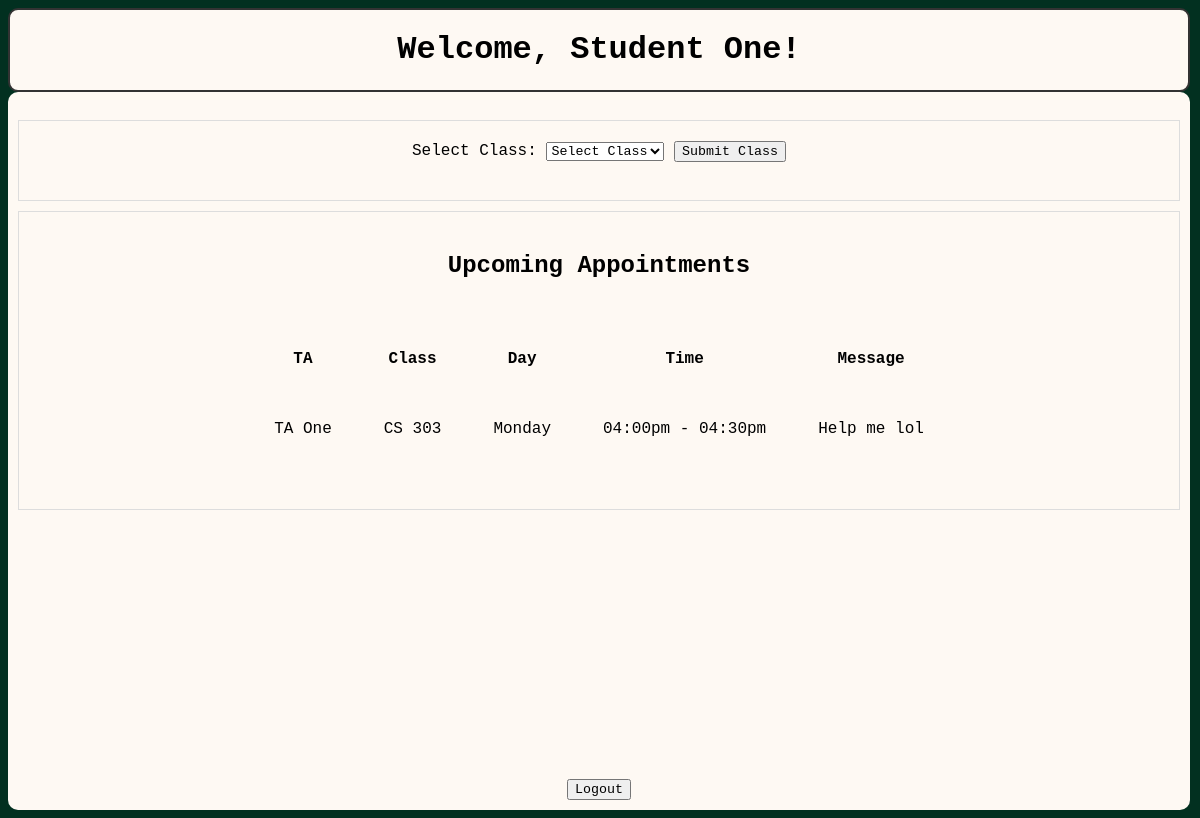
The page /student (signed in) on the database its author committed.
### main.py (models this page shows)
class User(db.Model):
    id = db.Column(db.Integer, primary_key=True)
    user_type = db.Column(db.String(50), nullable=False)
    user_name = db.Column(db.String(50), unique=True, nullable=False)
    password = db.Column(db.String(50), nullable=False)
    display_name = db.Column(db.String(50), nullable=False)

class Scheduled_Appointments(db.Model):
    id = db.Column(db.Integer, primary_key=True)
    ta_id = db.Column(db.Integer, db.ForeignKey('user.id'), nullable=False)
    ta_display_name = db.Column(db.String(50), nullable=False)
    student_id = db.Column(db.Integer, db.ForeignKey('user.id'), nullable=False)
    student_display_name = db.Column(db.String(50), nullable=False)
    appointment_class = db.Column(db.String(50), nullable=False)
    appointment_day = db.Column(db.String(20), nullable=False)
    appointment_start_time = db.Column(db.String(20), nullable=False)
    message = db.Column(db.String(200), nullable=True)

### main.py (the view, shortened to what this page needs)
@app.route('/student', methods=['GET', 'POST'])
def student():
    if 'user_id' not in session:
        return redirect(url_for('login'))
    user_id = session['user_id']
    user_name = User.query.get(session['user_id']).user_name
    user_type = User.query.get(session['user_id']).user_type
    display_name = User.query.get(session['user_id']).display_name
    selected_day = None
    form = StudentAppointmentForm()
    available_classes = Class.query.distinct(Class.classname).all()
    class_names = list(set(course.classname for course in available_classes))
    tas_response = []
    time_response = []
    upcoming_appointments= []
    upcoming_appointments = Scheduled_Appointments.query.filter(Scheduled_Appointments.student_id == user_id).all()
    session['class'] = None
    return render_template('student.html', user_name=user_name, user_type=user_type,
                            display_name=display_name, form=form, class_names=class_names, tas_response = tas_response, time_response = time_response, upcoming_appointments = upcoming_appointments)

### main.py
class StudentAppointmentForm(FlaskForm):
    class_choice = SelectField('Select Class', choices = [], validators=[DataRequired()])
    ta_choice = SelectField('Select TA:', choices = [], validators=[DataRequired()])
    day_choice = SelectField('Select Day', choices=[], validators=[DataRequired()])
    time_choice = SelectField('Select Time', choices=[], validators=[DataRequired()])
    question = TextAreaField('Optional Question to Send')
    submit = SubmitField('Submit')

### templates/student.html (shortened to what this page needs)
<!DOCTYPE html>
<html lang="en">
<head>
    <link rel="stylesheet" href="/static/student_style.css">
</head>
<body>
    <div class="banner">
        <h1>Welcome, {{ display_name }}!</h1>
    </div>
    <div class="container">
        <br>
        <div class="box">
            <form method="POST" action="">
                <label for="class_choice">Select Class:</label>
                <select id="class_choice" name="class_choice">
                    <option value="" disabled selected>Select Class</option>
                </select>
                <button type="submit" name="submit_class">Submit Class</button>
            </form>
            <br>
        </div>
        <div class="box">
            <h2>Upcoming Appointments</h2>
            {% if upcoming_appointments %}
                <table>
                    <tr>
                        <th>TA </th>
                        <th>Class </th>
                        <th>Day </th>
                        <th>Time </th>
                        <th>Message </th>
                    </tr>
                    {% for appointment in upcoming_appointments %}
                        <tr>
                            <td> {{ appointment.ta_display_name }}</td>
                            <td> {{ appointment.appointment_class }}</td>
                            <td> {{ appointment.appointment_day }}</td>
                            <td> {{ appointment.appointment_start_time[2:-2] }}</td>
                            <td> {{ appointment.message }}</td>
                        </tr>
                    {% endfor %}
                </table>
            {% else %}
                <p>No upcoming appointments</p>
            {% endif %}
        </div>
        <div class="logout">
            <form action="{{ url_for('logout') }}" method="POST" style="display: inline-block;">
                <button type="submit" class="btn btn-primary" value="Logout">Logout</button>
            </form>
        </div>
    </div>
</body>
</html>

### static/student_style.css (style rules this page uses)
* { font-family: 'Courier New', Courier, monospace; }
body { background-color: #023020; width: 100%; }
.banner { position: relative; background-color: #FEF9F3; text-align: center; height: 13%; width: 98.5%; border: 2px solid #333; box-sizing: border-box; top: 10; border-radius: 10px; align-items: center; }
.container { background-color: #FEF9F3; text-align: center; height: 84%; width: 98.5%; border-radius: 10px; position: relative; bottom: 0; align-items: center; }
.box { flex: 1; margin: 10px; padding: 20px; border: 1px solid #ddd; }
.logout { display: flex; flex-direction: column; justify-content: flex-end; align-items: center; height: 35vh; padding-bottom: 10px; }
.logout button { margin-top: 10px; }
table { border-collapse: separate; border-spacing: 50px; margin-left: auto; margin-right: auto; }

### rows shown on the page
User: display_name "Student One"
Scheduled_Appointments: ta_display_name "TA One", appointment_class "CS 303", appointment_day "Monday", appointment_start_time "04:00pm - 04:30pm", message "Help me lol"
